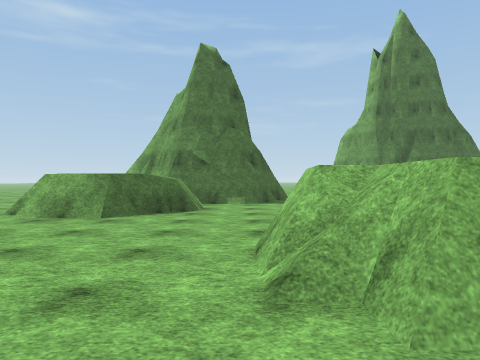
View 1 (above)

24 first-person views from a walk through a 3-D level made in the Unity game engine. The camera is 1.4 m above the floor, looks level and sees 70° across. The floor is counted in squares, 2.22 m on a side. Each view is taken from the middle of a square. On the plan, view 1 faces up. The plan holds only what a view shows up to about 10 squares ahead; the rest is blank. The place goes on beyond the plan. The player is left out. Surface patterns are stand-ins for the level's own textures.

View 2
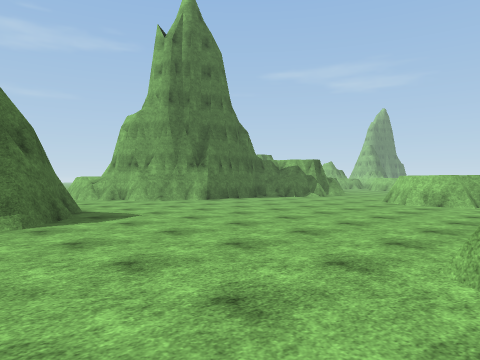

View 3
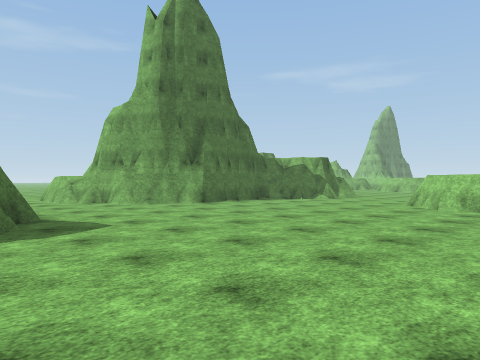

View 4
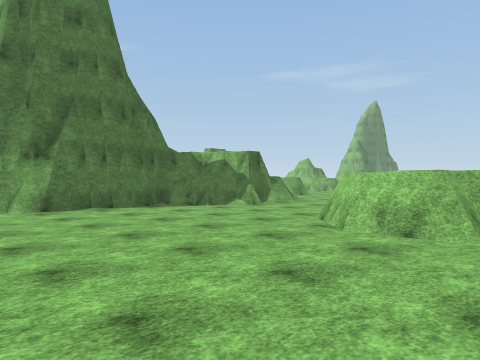

View 5
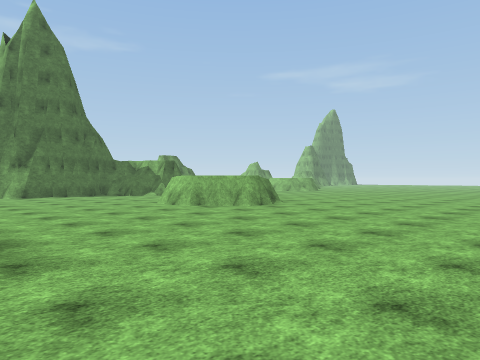

View 6
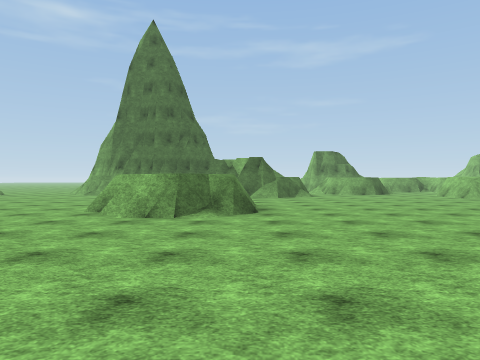

View 7
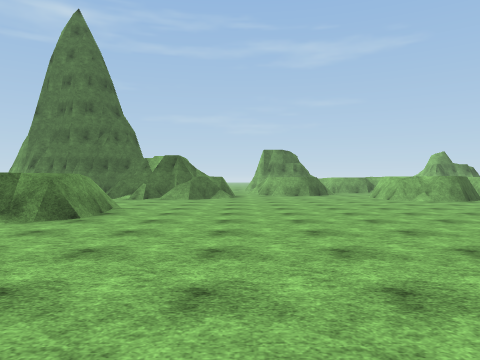

View 8
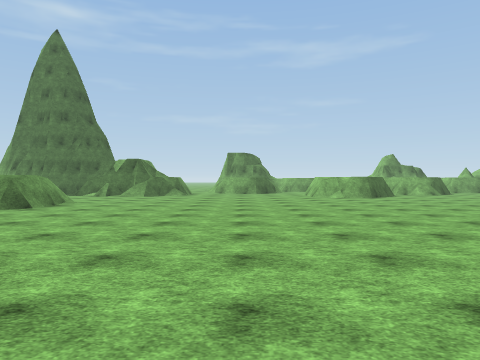

View 9
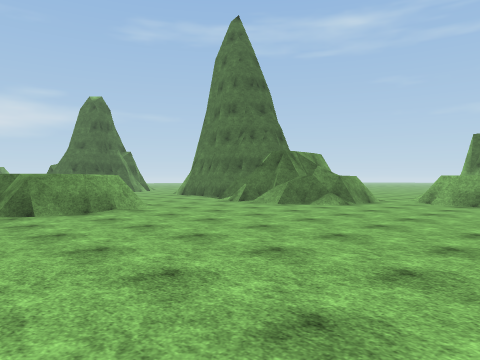

View 10
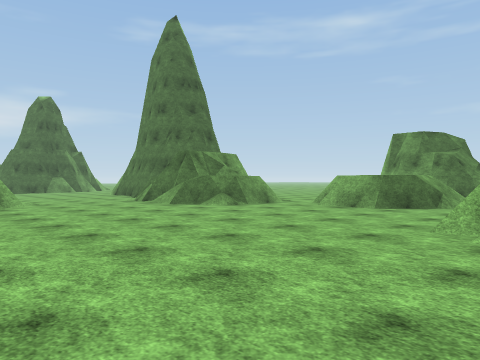

View 11
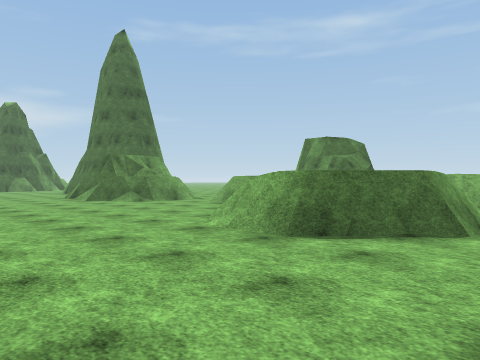

View 12
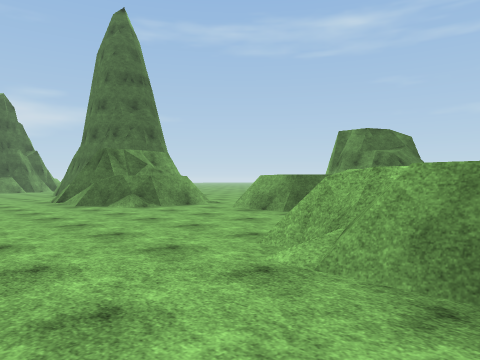

View 13
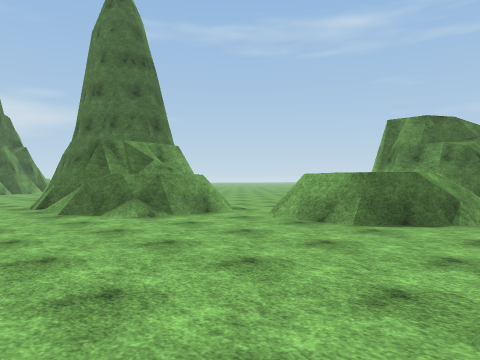

View 14
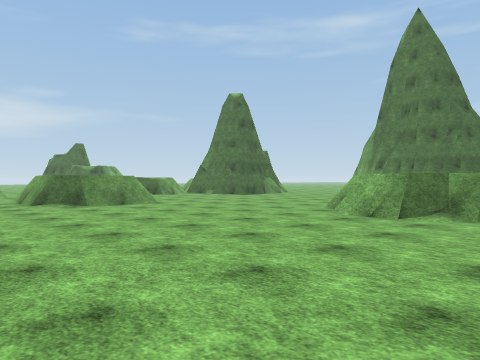

View 15
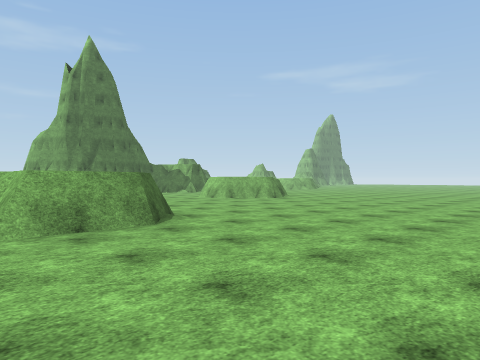

View 16
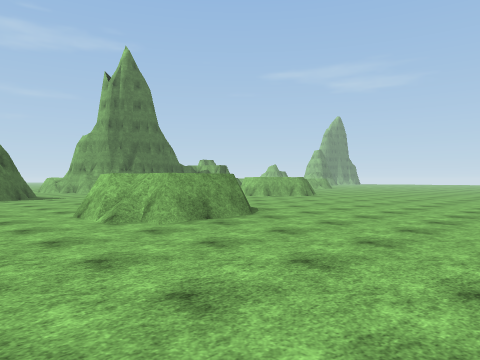

View 17
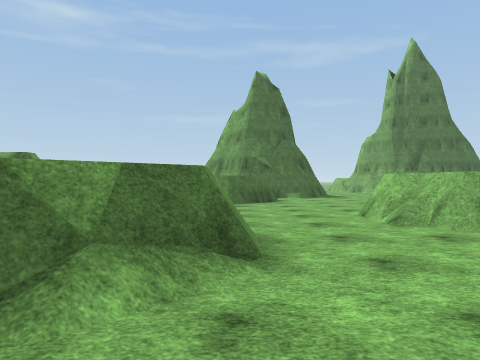

View 18
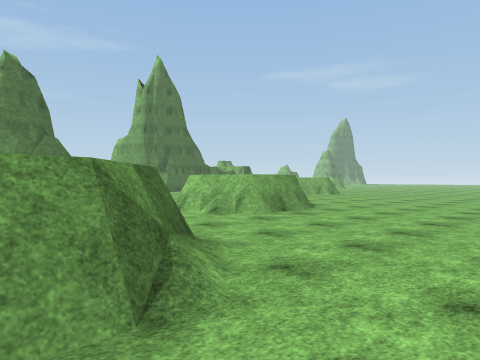

View 19
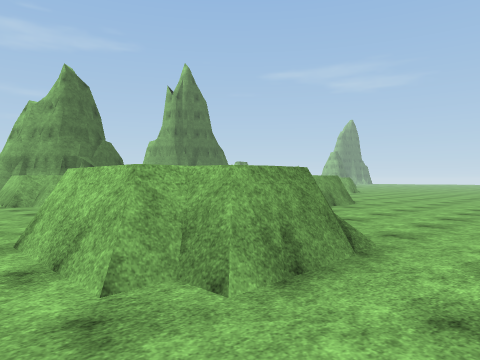

View 20
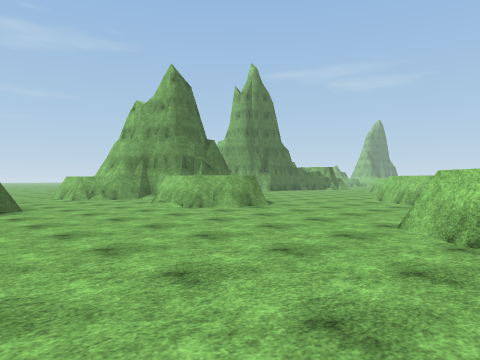

View 21
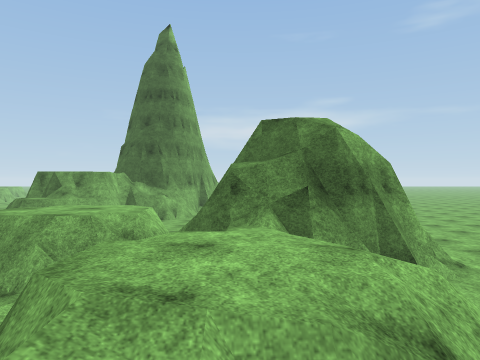

View 22
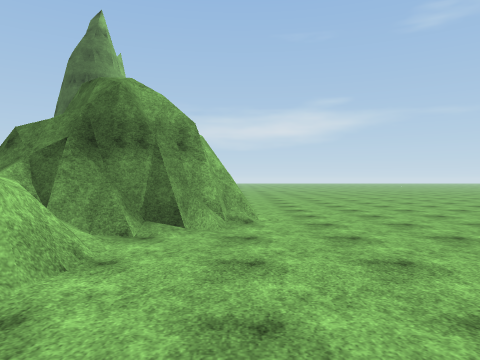

View 23
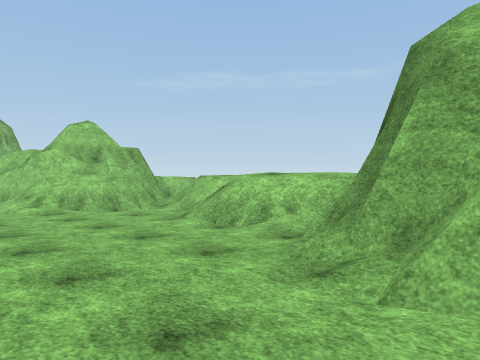

View 24
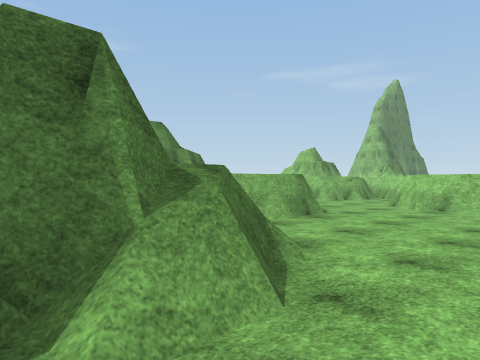

### Floor plan
Key: @ floor where view 1 was taken; # wall or solid block; . main floor; : floor 1.75 m higher than the main floor; / step, stairs or slope; = window, fence, low wall or low ledge; v drop or lower ground.
Columns run from 9 left of view 1 to 24 right of it. Each row starts with its distance up from view 1.
 23                      .........
 22                      .............
 21                       .. #/......=
 20                          ##///..==
 19                          ###////=#
 18                          ##/:://=#
 17                           =/==# #
 16             /#        .. ://..=#=
 15            ./#        ..v::/..==
 14            ..###  # ###.===....
 13            ...######==#......###
 12            ........###=.....####
 11   ..      #.........==......###.
 10   ...  ####......................
  9   /... ###.......................
  8  #/..# ##.........###............
  7  /...####........####............
  6  .....##.........####...........
  5  .................##...........
  4  .........###.................
  3 ..........###.................
  2 ..........###................
  1 ....## /....................
  0 ....#  #.@............ .....
 -1    .###/..............  ...
 -2    ...............       .
 -3    ..........

Positions as (right, up) in squares from view 1, and headings:
1: (0, 0), facing up
2: (-1, 4), facing up-right
3: (0, 5), facing up-right
4: (4, 5), facing up-right
5: (3, -1), facing up-right
6: (11, -1), facing up
7: (14, 0), facing up
8: (16, -2), facing up
9: (18, 4), facing up-left
10: (20, 6), facing up-left
11: (23, 7), facing up-left
12: (21, 8), facing up-left
13: (19, 9), facing up-left
14: (12, -1), facing up-left
15: (0, -3), facing up-right
16: (-2, -3), facing up-right
17: (-2, -3), facing up
18: (-4, -3), facing up-right
19: (-6, -3), facing up-right
20: (-9, 0), facing up-right
21: (22, 18), facing left
22: (22, 21), facing left
23: (16, 23), facing down-right
24: (11, 10), facing up-right
